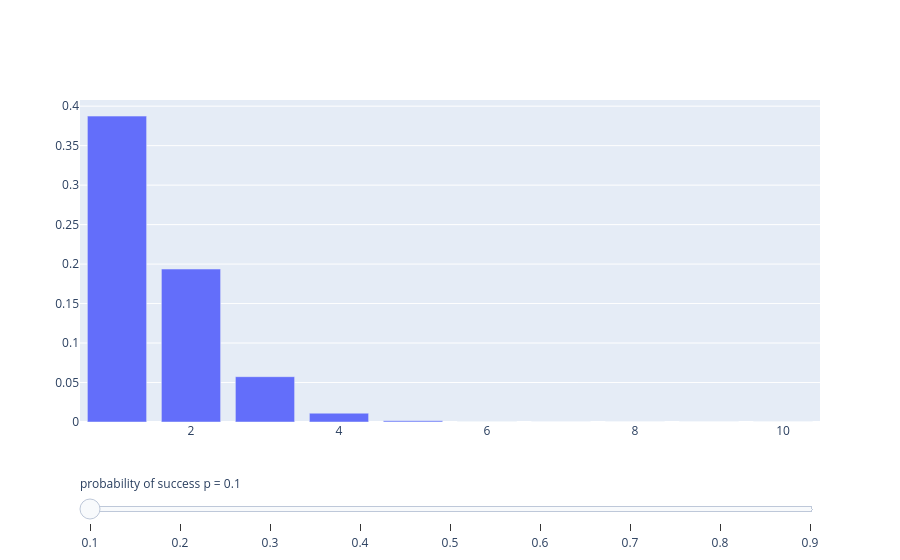

Write notebook code for a chart like this one.
### Markdown cell above
<h3>Number of sequences of n successes out of N tries (regardless of order)</h3>

<p>there are $n!$ ways of ordering $n$ successes among themselves, or $Perm(n, n) = n!$.
Since all $n!$ permutations give rise to the same practical situation of $n$ successes, we need to divide the number of (time- ordered) permutations by $n!$ in order to avoid double-counting of permutations with successes in the same trial number.
It is therefore clear that the number of combinations of $n$ successes out of $N$ trials is:</p>

\begin{equation}
  \frac{Perm (n, N)}{n!} = \frac{N!}{(N - n)! n!} \tag{3}
\end{equation}

<p>We use the probability of each sequence ( 1 ) and multiply it by the number of combinations in ( 3 ) to obtain the overall probability of having $n$ successes in $N$ trials:</p>

\begin{equation}
  P(n) = \frac{N!}{(N - n)! n!} p^n \cdot q^{N - n}  \tag{4}
\end{equation}

### Code cell
# Import libraries
import plotly.graph_objects as go
import numpy as np
import scipy as sp

# User defined functions
fact = sp.special.factorial
def binomial(N, n, p):
    """
    Eq. 4
    """
    q = 1-p
    P_n =  fact(N) / ( fact(N - n) * fact(n) ) * ( p**n ) * ( q**(N - n) )
    return P_n

# User defined constants
P = np.arange(0.1, 1, 0.1)        # P: array of p [p0, p1, p2 ... pi]
P = np.round(P, 1)        # this line is just to avoid 0.300000... in the plot
Q = 1 - P            # Q: array of q [q1, q2, ... qi]
Q = np.round(Q, 1)        # this line is just to avoid 0.70000... in the plot
N_tries = 10
n_successes = np.arange(1, N_tries+1)    # n_sucesses = [1, 2 ... N_tries]


# Create figure
fig = go.Figure()

# Add traces, one for each slider step
for p in P:
    fig.add_trace(
        go.Bar(
            visible=False,
            x=n_successes,
            y=binomial(N=N_tries, n=n_successes, p=p),
            hovertemplate="p of %%{x} successes<br>out of %s tries<br>= %%{y}<extra></extra>" % N_tries))

# Make 1st trace visible
fig.data[0].visible = True

# Create and add slider
steps = []
for i in range(len(fig.data)):
    step = dict(
        method="update",
        args=[{"visible": [False] * len(fig.data)},
              {"title": f"N = {N_tries}, p = {P[i]}, q = {Q[i]}"}],
        label=str(P[i])
    )
    step["args"][0]["visible"][i] = True  # Toggle i'th trace to "visible"
    steps.append(step)

sliders = [dict(
    active=0,
    currentvalue={"prefix": "probability of success p = "},
    pad={"t": 50},
    steps=steps
)]

fig.update_layout(
    sliders=sliders
)

fig.show()

### Figure 1 — Plotly figure (JSON) as saved in the notebook; plotly's stock layout.template omitted (floating-point values rounded to 4 significant figures)
{"data": [{"hovertemplate": "p of %{x} successes<br>out of 10 tries<br>= %{y}<extra></extra>", "type": "bar", "visible": true, "x": [1, 2, 3, 4, 5, 6, 7, 8, 9, 10], "y": [0.3874, 0.1937, 0.0574, 0.01116, 0.001488, 0.0001378, 8.748e-06, 3.645e-07, 9e-09, 1e-10]}, {"hovertemplate": "p of %{x} successes<br>out of 10 tries<br>= %{y}<extra></extra>", "type": "bar", "visible": false, "x": [1, 2, 3, 4, 5, 6, 7, 8, 9, 10], "y": [0.2684, 0.302, 0.2013, 0.08808, 0.02642, 0.005505, 0.0007864, 7.373e-05, 4.096e-06, 1.024e-07]}, {"hovertemplate": "p of %{x} successes<br>out of 10 tries<br>= %{y}<extra></extra>", "type": "bar", "visible": false, "x": [1, 2, 3, 4, 5, 6, 7, 8, 9, 10], "y": [0.1211, 0.2335, 0.2668, 0.2001, 0.1029, 0.03676, 0.009002, 0.001447, 0.0001378, 5.905e-06]}, {"hovertemplate": "p of %{x} successes<br>out of 10 tries<br>= %{y}<extra></extra>", "type": "bar", "visible": false, "x": [1, 2, 3, 4, 5, 6, 7, 8, 9, 10], "y": [0.04031, 0.1209, 0.215, 0.2508, 0.2007, 0.1115, 0.04247, 0.01062, 0.001573, 0.0001049]}, {"hovertemplate": "p of %{x} successes<br>out of 10 tries<br>= %{y}<extra></extra>", "type": "bar", "visible": false, "x": [1, 2, 3, 4, 5, 6, 7, 8, 9, 10], "y": [0.009766, 0.04395, 0.1172, 0.2051, 0.2461, 0.2051, 0.1172, 0.04395, 0.009766, 0.0009766]}, {"hovertemplate": "p of %{x} successes<br>out of 10 tries<br>= %{y}<extra></extra>", "type": "bar", "visible": false, "x": [1, 2, 3, 4, 5, 6, 7, 8, 9, 10], "y": [0.001573, 0.01062, 0.04247, 0.1115, 0.2007, 0.2508, 0.215, 0.1209, 0.04031, 0.006047]}, {"hovertemplate": "p of %{x} successes<br>out of 10 tries<br>= %{y}<extra></extra>", "type": "bar", "visible": false, "x": [1, 2, 3, 4, 5, 6, 7, 8, 9, 10], "y": [0.0001378, 0.001447, 0.009002, 0.03676, 0.1029, 0.2001, 0.2668, 0.2335, 0.1211, 0.02825]}, {"hovertemplate": "p of %{x} successes<br>out of 10 tries<br>= %{y}<extra></extra>", "type": "bar", "visible": false, "x": [1, 2, 3, 4, 5, 6, 7, 8, 9, 10], "y": [4.096e-06, 7.373e-05, 0.0007864, 0.005505, 0.02642, 0.08808, 0.2013, 0.302, 0.2684, 0.1074]}, {"hovertemplate": "p of %{x} successes<br>out of 10 tries<br>= %{y}<extra></extra>", "type": "bar", "visible": false, "x": [1, 2, 3, 4, 5, 6, 7, 8, 9, 10], "y": [9e-09, 3.645e-07, 8.748e-06, 0.0001378, 0.001488, 0.01116, 0.0574, 0.1937, 0.3874, 0.3487]}], "layout": {"sliders": [{"active": 0, "currentvalue": {"prefix": "probability of success p = "}, "pad": {"t": 50}, "steps": [{"args": [{"visible": [true, false, false, false, false, false, false, false, false]}, {"title": "N = 10, p = 0.1, q = 0.9"}], "label": "0.1", "method": "update"}, {"args": [{"visible": [false, true, false, false, false, false, false, false, false]}, {"title": "N = 10, p = 0.2, q = 0.8"}], "label": "0.2", "method": "update"}, {"args": [{"visible": [false, false, true, false, false, false, false, false, false]}, {"title": "N = 10, p = 0.3, q = 0.7"}], "label": "0.3", "method": "update"}, {"args": [{"visible": [false, false, false, true, false, false, false, false, false]}, {"title": "N = 10, p = 0.4, q = 0.6"}], "label": "0.4", "method": "update"}, {"args": [{"visible": [false, false, false, false, true, false, false, false, false]}, {"title": "N = 10, p = 0.5, q = 0.5"}], "label": "0.5", "method": "update"}, {"args": [{"visible": [false, false, false, false, false, true, false, false, false]}, {"title": "N = 10, p = 0.6, q = 0.4"}], "label": "0.6", "method": "update"}, {"args": [{"visible": [false, false, false, false, false, false, true, false, false]}, {"title": "N = 10, p = 0.7, q = 0.3"}], "label": "0.7", "method": "update"}, {"args": [{"visible": [false, false, false, false, false, false, false, true, false]}, {"title": "N = 10, p = 0.8, q = 0.2"}], "label": "0.8", "method": "update"}, {"args": [{"visible": [false, false, false, false, false, false, false, false, true]}, {"title": "N = 10, p = 0.9, q = 0.1"}], "label": "0.9", "method": "update"}]}]}}
